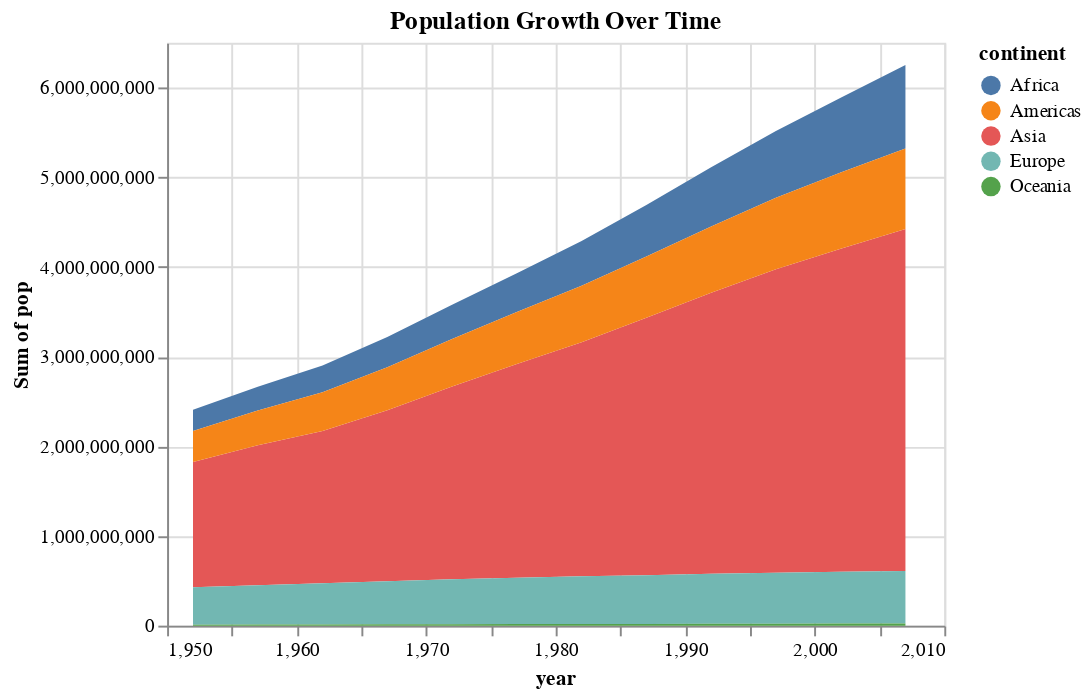

Here is the notebook cell this chart was saved with:
### Code cell
alt.Chart(df).mark_area().encode(
    x='year',
    y='sum(pop)',
    color='continent'
).properties(
    title='Population Growth Over Time'
)

### Figure 1 — Vega-Lite specification as saved in the notebook (floating-point values rounded to 4 significant figures; data arrays with more than 128 entries replaced by an {"elided": "..."} marker saying what was removed)
{"config": {"view": {"continuousWidth": 400, "continuousHeight": 300}}, "data": {"name": "data-c3e469595f78acc91b45b84159d74763"}, "mark": "area", "encoding": {"color": {"field": "continent", "type": "nominal"}, "x": {"field": "year", "type": "quantitative"}, "y": {"aggregate": "sum", "field": "pop", "type": "quantitative"}}, "title": "Population Growth Over Time", "$schema": "https://vega.github.io/schema/vega-lite/v4.17.0.json", "datasets": {"data-c3e469595f78acc91b45b84159d74763": {"elided": "1704 records"}}}
